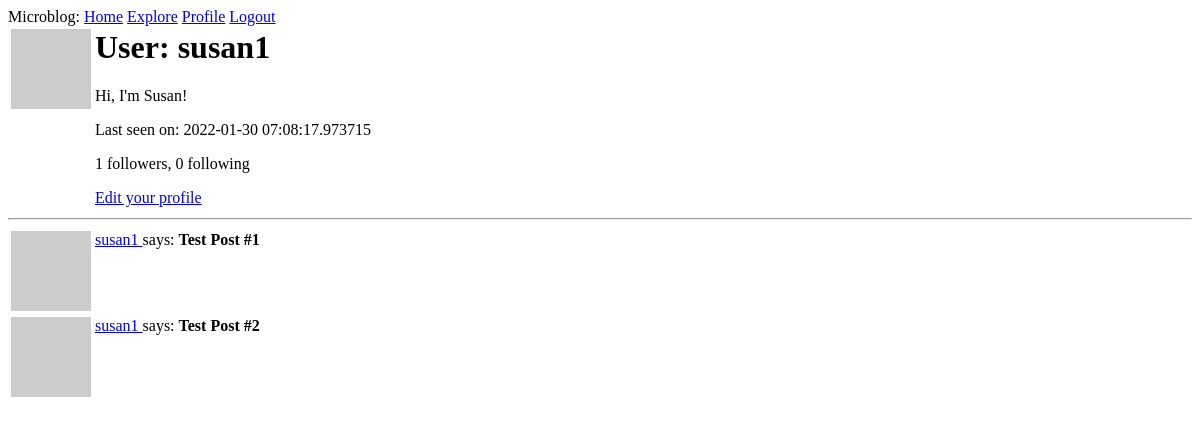
The page /user/susan1 (signed in) on the database as committed earlier.
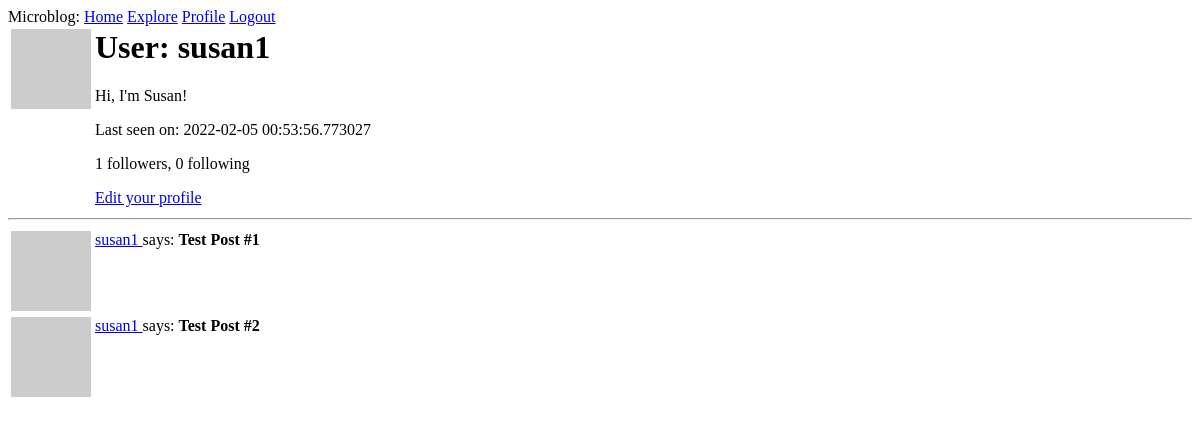
The same page on the database as committed later.
### app/models.py (models this page shows, shortened)
class User(UserMixin, db.Model):
    id = db.Column(db.Integer, primary_key=True)
    username = db.Column(db.String(64), index=True, unique=True)
    email = db.Column(db.String(120), index=True, unique=True)
    password_hash = db.Column(db.String(128))
    posts = db.relationship('Post', backref="author", lazy='dynamic')  # 'One' of One to Many
    about_me = db.Column(db.String(140))
    last_seen = db.Column(db.DateTime, default=datetime.utcnow)
    followed = db.relationship(
        'User', secondary=followers,
        primaryjoin=(followers.c.follower_id == id),
        secondaryjoin=(followers.c.followed_id == id),
        backref=db.backref('followers', lazy='dynamic'),  # Right side
        lazy='dynamic'  # Left side
    )
    def avatar(self, size):
        digest = md5(self.email.lower().encode('utf-8')).hexdigest()
        return 'https://www.gravatar.com/avatar/{}?d=identicon&s={}'.format(digest, size)

### app/routes.py (the view)
@app.route('/user/<username>')
@login_required
def user(username):
    user = User.query.filter_by(username=username).first_or_404()
    posts = [
        {'author': user, 'body': 'Test Post #1'},
        {'author': user, 'body': 'Test Post #2'}
    ]
    return render_template('user.jinja', user=user, posts=posts)

### app/models.py (called while the page is built)
@login.user_loader
def load_user(id):
    return User.query.get(int(id))

### app/routes.py (called while the page is built)
@app.before_request
def before_request():
    if current_user.is_authenticated:
        current_user.last_seen = datetime.utcnow()
        db.session.commit()

### app/templates/user.jinja
{% extends "base.jinja" %}
{% block content %}
    <table>
        <tr valign="top">
            <td><img src="{{ user.avatar(128) }}"></td>
            <td>
                <h1>User: {{ user.username }}</h1>
                {% if user.about_me %} <p>{{ user.about_me }}</p>{% endif %}
                {% if user.last_seen %}<p>Last seen on: {{ user.last_seen }}</p>{% endif %}
                <p>{{ user.followers.count() }} followers, {{ user.followed.count() }} following</p>
                {% if user == current_user %}
                <p><a href="{{ url_for('edit_profile') }}">Edit your profile</a></p>
                {% elif not current_user.is_following(user) %}
                <p><a href="{{ url_for('follow', username=user.username) }}">Follow</a></p>
                {% else %}
                <p><a href="{{ url_for('unfollow', username=user.username) }}">Unfollow</a></p>
                {% endif %}
            </td>
        </tr>
    </table>
    <hr>
    {% for post in posts %}
        {% include "_post.jinja" %}
    {% endfor %}
{% endblock %}

### app/templates/base.jinja (shortened to what this page needs)
<html>
    <head>
    </head>
        <div>
            Microblog:
                <a href="{{ url_for('index') }}">Home</a>
                <a href="{{ url_for('explore') }}">Explore</a>
                {% if current_user.is_anonymous %}
                <a href="{{ url_for('login') }}">Login</a>
                {% else %}
                <a href="{{url_for('user', username=current_user.username)}}">Profile</a>
                <a href="{{ url_for('logout') }}">Logout</a>
                {% endif %}
        </div>
        {% block content %}{% endblock %}
    <body>
    </body>
</html>

### app/templates/_post.jinja
<table>
    <tr valign="top">
        <td><img src="{{ post.author.avatar(36) }}"></td>
        <td>
            <a href="{{ url_for('user', username=post.author.username) }}">
                {{ post.author.username }}
            </a>
             says: <b>{{ post.body }}</b>
        </td>
    </tr>
</table>

Rows that differ between the two databases and show on the page:
changed User "susan1": last_seen "2022-01-30 07:08:17.973715" → "2022-02-05 00:53:56.773027"
